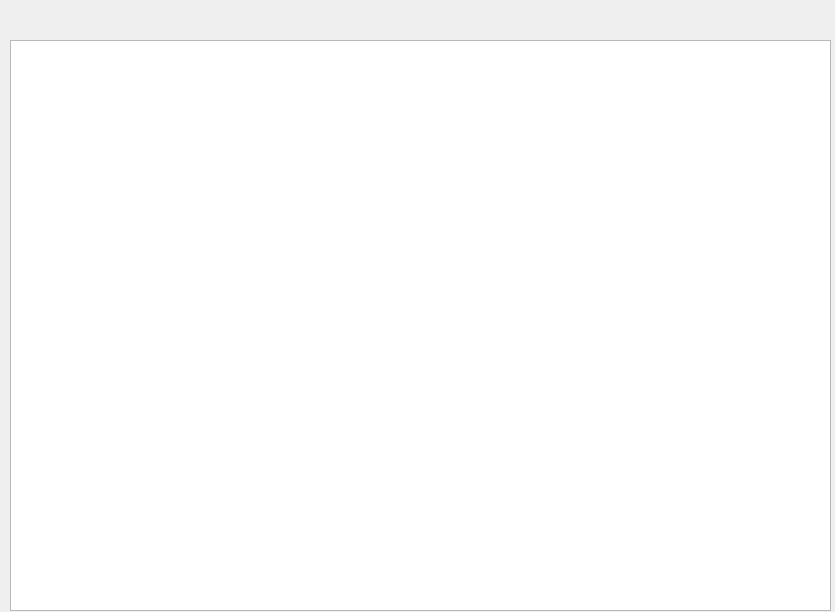
<?xml version="1.0" encoding="UTF-8"?>
<ui version="4.0">
 <class>WizardPage</class>
 <widget class="QWizardPage" name="WizardPage">
  <property name="geometry">
   <rect>
    <x>0</x>
    <y>0</y>
    <width>835</width>
    <height>612</height>
   </rect>
  </property>
  <property name="windowTitle">
   <string>WizardPage</string>
  </property>
  <widget class="QWidget" name="gridLayoutWidget">
   <property name="geometry">
    <rect>
     <x>10</x>
     <y>20</y>
     <width>821</width>
     <height>591</height>
    </rect>
   </property>
   <layout class="QGridLayout" name="gridLayout">
    <item row="0" column="0">
     <widget class="QLabel" name="lbl_status">
      <property name="sizePolicy">
       <sizepolicy hsizetype="Preferred" vsizetype="Fixed">
        <horstretch>0</horstretch>
        <verstretch>0</verstretch>
       </sizepolicy>
      </property>
      <property name="text">
       <string/>
      </property>
     </widget>
    </item>
    <item row="1" column="0">
     <widget class="QTextEdit" name="log_console"/>
    </item>
   </layout>
  </widget>
 </widget>
 <resources/>
 <connections/>
</ui>
